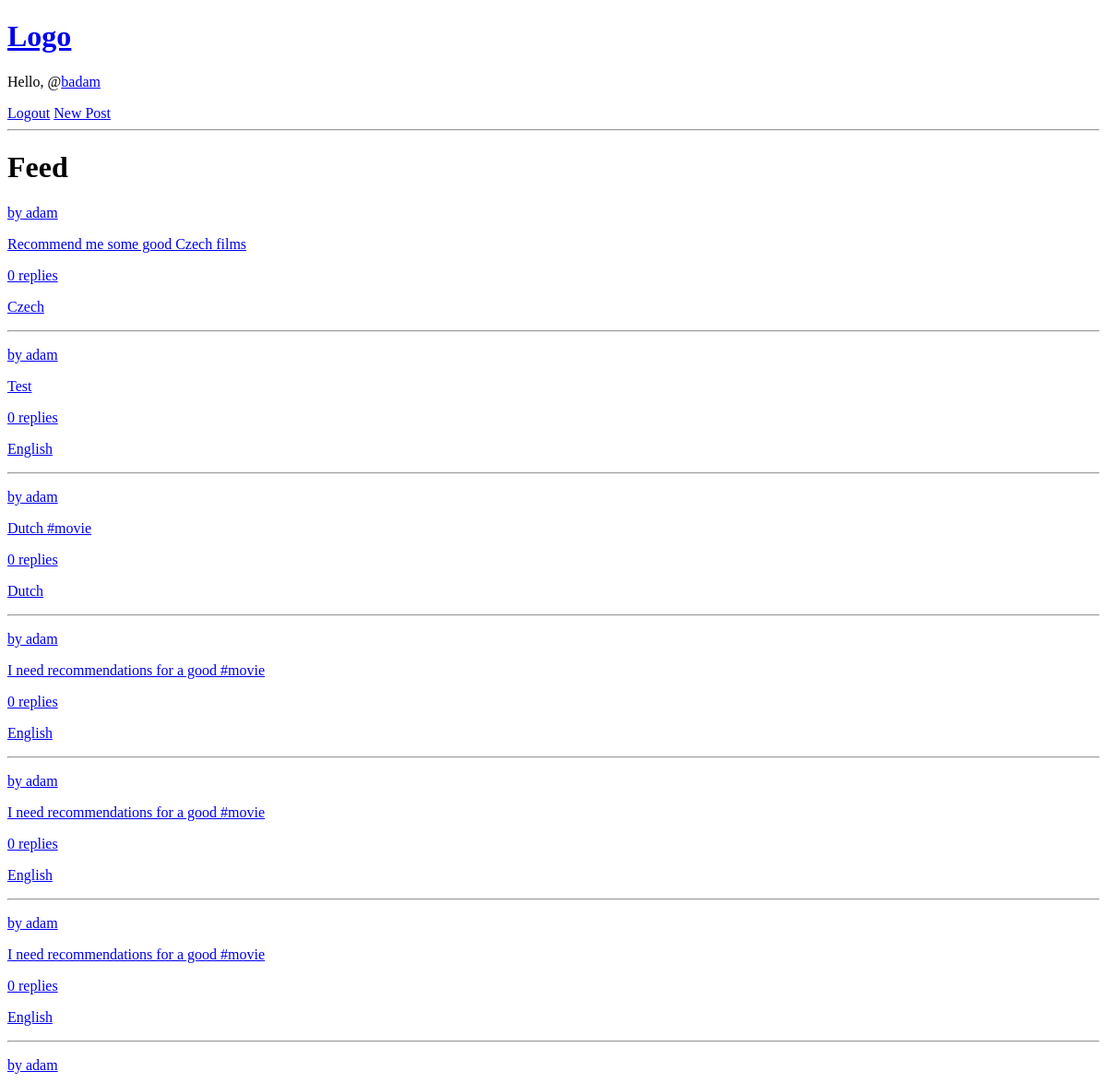
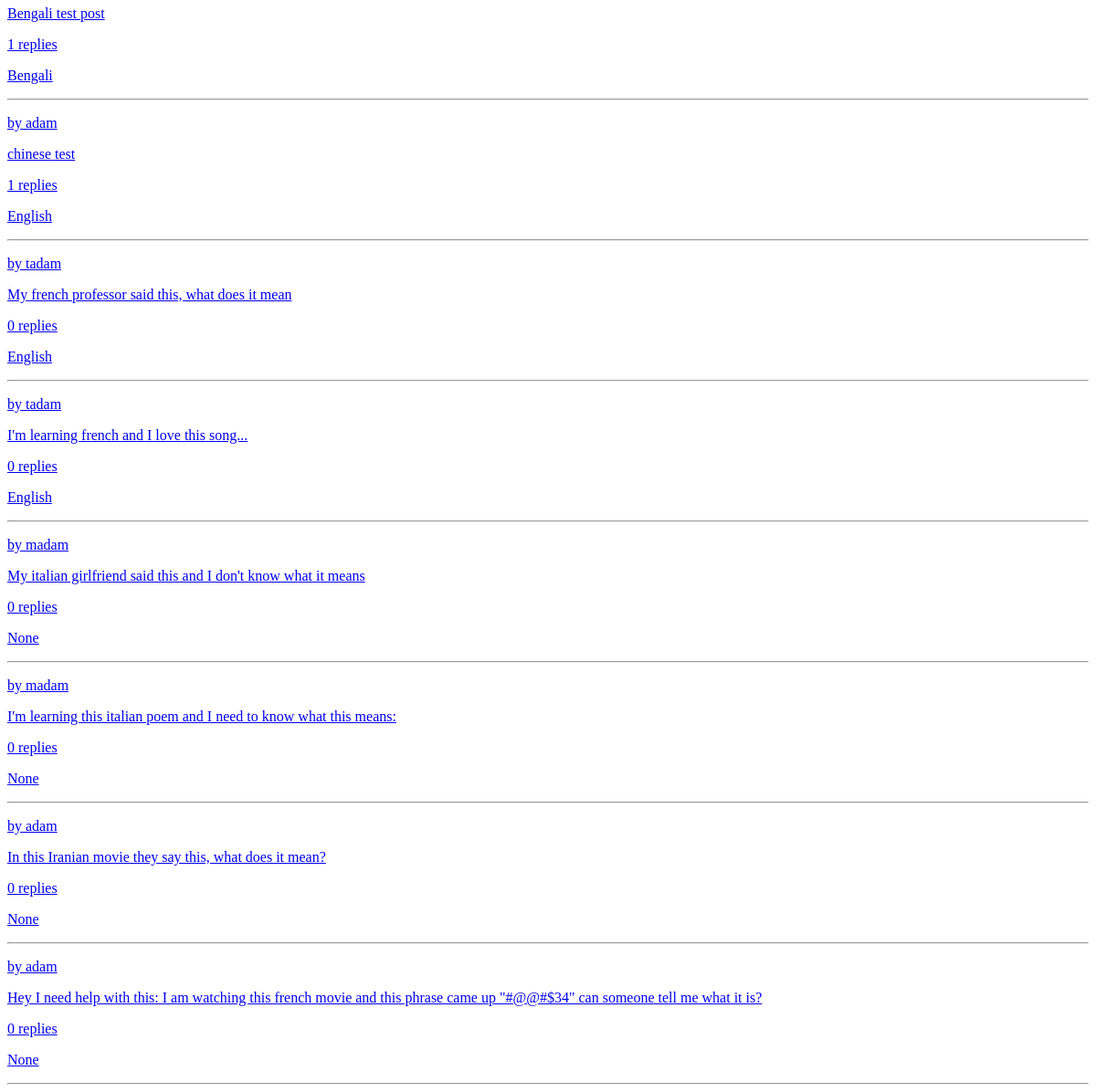
Screenshot of / (signed in) with the database file from the repository (2 pictures, top to bottom).
### base/models.py (models this page shows, shortened)
class Post(models.Model):
    author = models.ForeignKey(User, on_delete=models.SET_NULL, null=True)
    body = models.TextField(null=True, blank=True)
    language = models.ForeignKey(Language, on_delete=models.SET_NULL, null=True, blank=True)
    created = models.DateTimeField(auto_now_add=True)
    user_tags = models.CharField(max_length=255, blank=True)
    reply_count = models.PositiveIntegerField(default=0)
    tags = TaggableManager()
    class Meta:
        ordering = ['-created']

class Language(models.Model):
    name_english = models.CharField(max_length=100)
    name_native = models.CharField(max_length=100)
    def __str__(self):
        return self.name_english

### base/views.py (the view)
# urls.py: path('', views.home, name="home"),
def home(request):
    posts = Post.objects.all()
    context = {
        'posts': posts
    }
    return render(request, 'base/home.html', context)

### base/templates/base/home.html
{% extends 'main.html' %}
{% block content %}
<h1>Feed</h1>
{% for post in posts %}
<a href="{% url 'post' username=post.author.username pk=post.id  %}">
  <p>by {{ post.author }}</p>
  <p>{{ post.body }}</p>
  <p>{{ post.reply_count }} replies</p>
  <p>{{ post.language }}</p>
  <hr>
</a>
{% endfor %}
{% endblock content %}

### templates/navbar.html
<a href="/">
  <h1>Logo</h1>
</a>
{% if request.user.is_authenticated %}
<p>Hello, @<a href="{% url 'profile' request.user.id %}">{{ request.user.username }}</a></p>
<a href="{% url 'logout' %}">Logout</a>
<a href="{% url 'create-post' %}">New Post</a>
{% else %}
<a href="{% url 'login' %}">Login</a>
{% endif %}
<hr>

### rows the page displays
Post: author "adam", body "Recommend me some good Czech films", reply_count "0", language "Czech"
Post: author "adam", body "Test", reply_count "0", language "English"
Post: author "adam", body "Dutch #movie", reply_count "0", language "Dutch"
Post: author "adam", body "I need recommendations for a good #movie", reply_count "0", language "English"
Post: author "adam", body "I need recommendations for a good #movie", reply_count "0", language "English"
Post: author "adam", body "I need recommendations for a good #movie", reply_count "0", language "English"
Post: author "adam", body "Bengali test post", reply_count "1", language "Bengali"
Post: author "adam", body "chinese test", reply_count "1", language "English"
Post: author "tadam", body "My french professor said this, what does it mean", reply_count "0", language "English"
Post: author "tadam", body "I'm learning french and I love this song...", reply_count "0", language "English"
Post: author "madam", body "My italian girlfriend said this and I don't know what it means", reply_count "0", language "None"
Post: author "madam", body "I'm learning this italian poem and I need to know what this means:", reply_count "0", language "None"
Post: author "adam", body "In this Iranian movie they say this, what does it mean?", reply_count "0", language "None"
Post: author "adam", body "Hey I need help with this: I am watching this french movie and this phrase came up \"#@@#$34\" can someone tell me what it is?", reply_count "0", language "None"

### other values shown
{{ request.user.username }} "badam"
